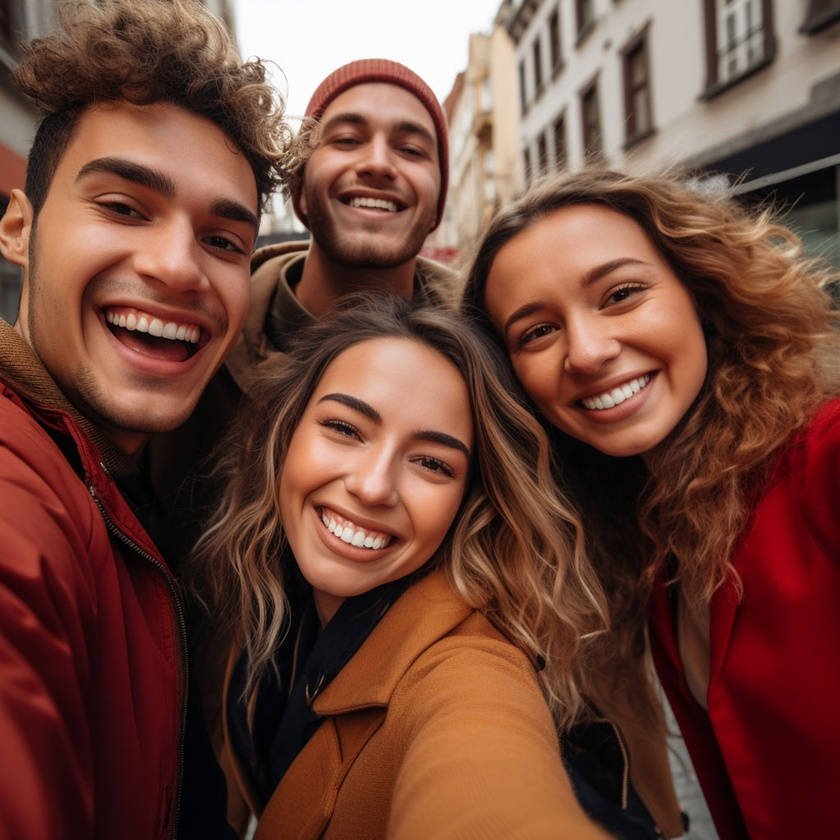
#> input picture FaceDetection/group.jpg, 840 x 840 px, shrunk from 1024 x 1024 before the run
$ python facedection.py
#> lines starting #> are read from the running program, lines starting #| are printed output that depends on the picture; after the words box and inside, x2 and y2 are one past the last pixel; in counts of white or black regions, pixels touching at a corner belong together


import cv2
# from google.colab.patches import cv2_imshow

#  pre-trained Haar cascade classifier from OpenCV
haar_cascade_path = './haarcascade_frontalface_default.xml'


face_cascade = cv2.CascadeClassifier(haar_cascade_path)

# Load the image
image_path = './group.jpg'  # Change to your image path
image = cv2.imread(image_path)
#> image is the input picture: shape (840, 840, 3); mean B, G, R 57.9, 70.2, 111.6

image = cv2.imread(image_path)

# Check if the image was loaded correctly
if image is None:
    print(f"Error: Unable to load image at path {image_path}")
else:
    # Convert the image to grayscale for channel 1
    gray = cv2.cvtColor(image, cv2.COLOR_BGR2GRAY)
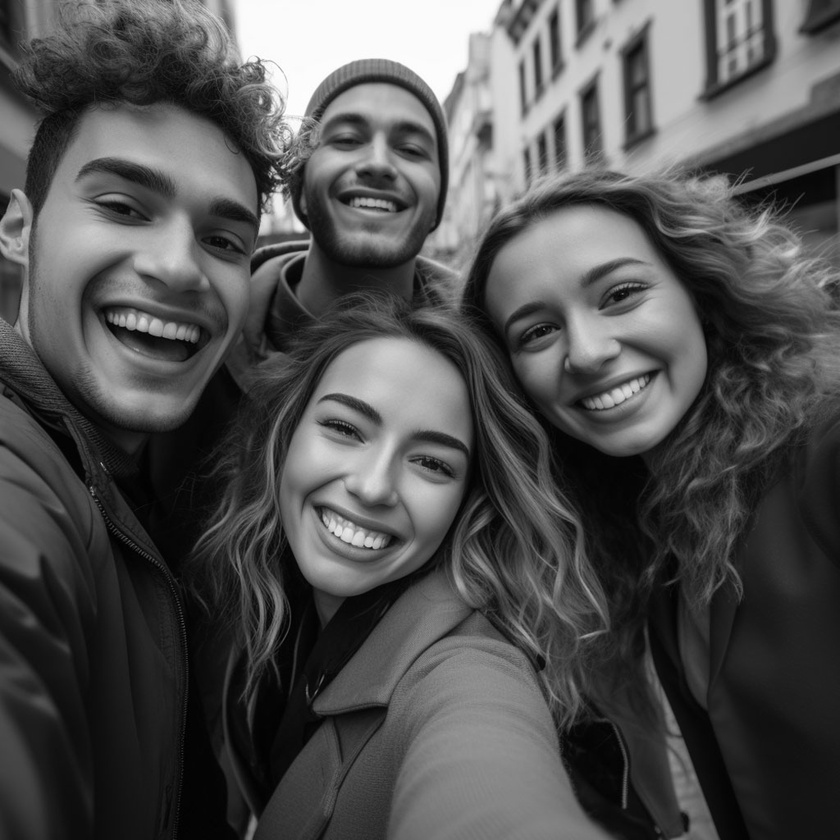
#> gray: shape (840, 840); min 0, max 255, mean 81.2

    # Detect faces in the image
    faces = face_cascade.detectMultiScale(
        gray,
        scaleFactor=1.1,
        minNeighbors=5,
        minSize=(30, 30),
        flags=cv2.CASCADE_SCALE_IMAGE
    )
#> faces = [[295, 75, 166, 166], [660, 434, 158, 158], [264, 349, 232, 232], [469, 212, 237, 237], [26, 102, 296, 296]]

    # Check if any faces are detected
    if len(faces) == 0:
        print("No faces detected.")
    else:
        print(f"Detected {len(faces)} faces.")
#| Detected 5 faces.
        # Draw bounding boxes around the detected faces
        for (x, y, w, h) in faces:
            cv2.rectangle(image, (x, y), (x + w, y + h), (127, 0, 255), 2)
#> this loop made 5 passes
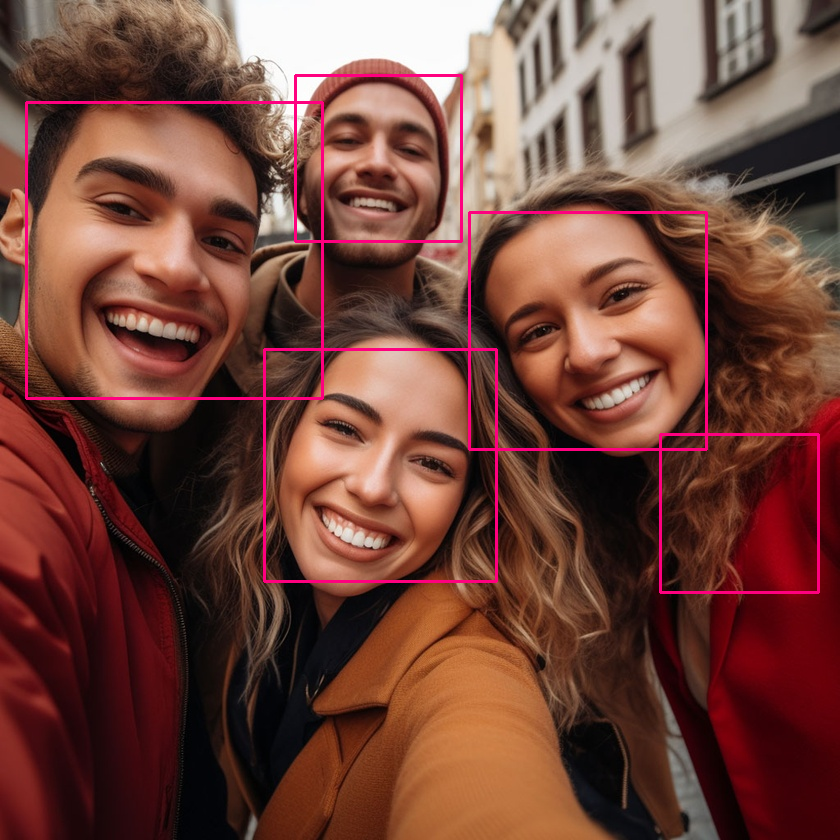
#> image: shape (840, 840, 3); 1.84% of pixels changed, all inside (x1, y1, x2, y2) = (25, 74, 820, 594)


        # Display the output image with detected faces
        cv2.imshow("face",image)
        cv2.waitKey(0)


cv2.destroyAllWindows()

$ run again, with FaceDetection/modi.jpg copied over FaceDetection/group.jpg
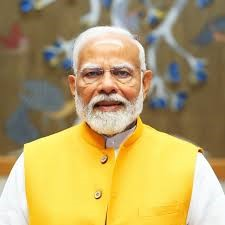
#> input picture FaceDetection/modi.jpg, 225 x 225 px
#> image is the input picture: shape (225, 225, 3); mean B, G, R 102.4, 159.5, 179.3
#> `gray = cv2.cvtColor(image, cv2.COLOR_BGR2GRAY)`:
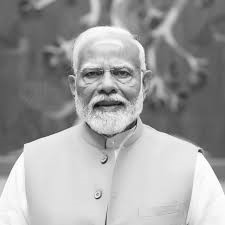
#> gray: shape (225, 225); min 11, max 255, mean 158.9
#> faces = [[65, 39, 86, 86]]
#| Detected 1 faces.
#> the loop `for (x, y, w, h) in faces:` made 1 pass
#> after the loop `for (x, y, w, h) in faces:`:
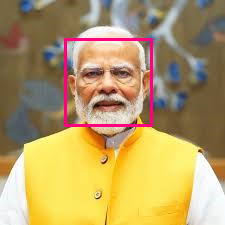
#> image: shape (225, 225, 3); 2.03% of pixels changed, all inside (x1, y1, x2, y2) = (64, 38, 153, 127)

$ run again, with FaceDetection/srk.jpg copied over FaceDetection/group.jpg
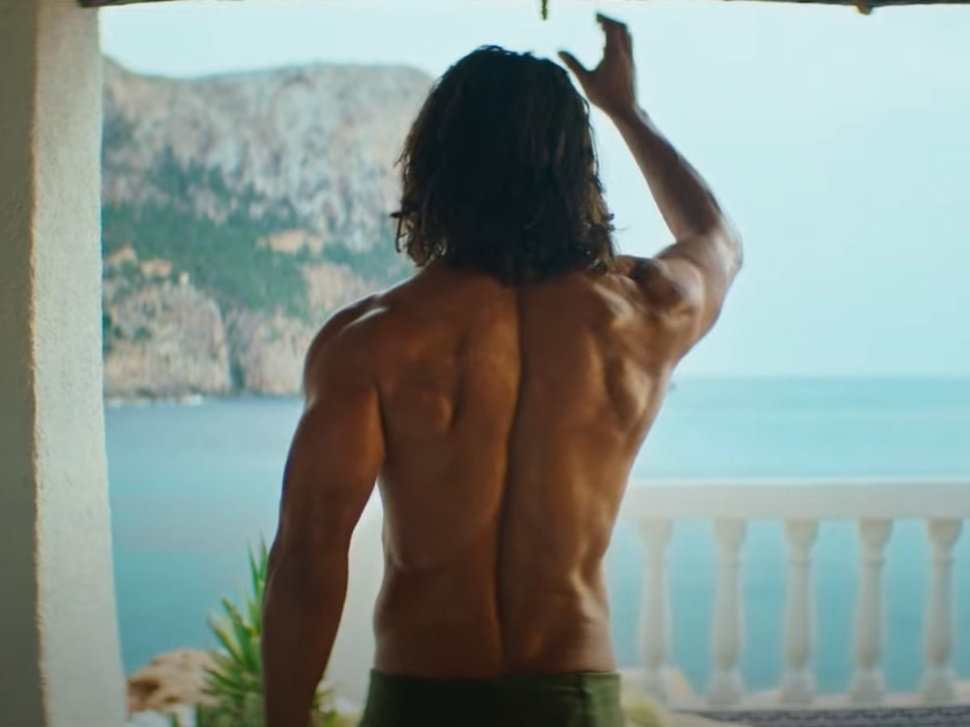
#> input picture FaceDetection/srk.jpg, 970 x 727 px, shrunk from 1200 x 900 before the run
#> image is the input picture: shape (727, 970, 3); mean B, G, R 140.4, 146.1, 132.5
#> `gray = cv2.cvtColor(image, cv2.COLOR_BGR2GRAY)`:
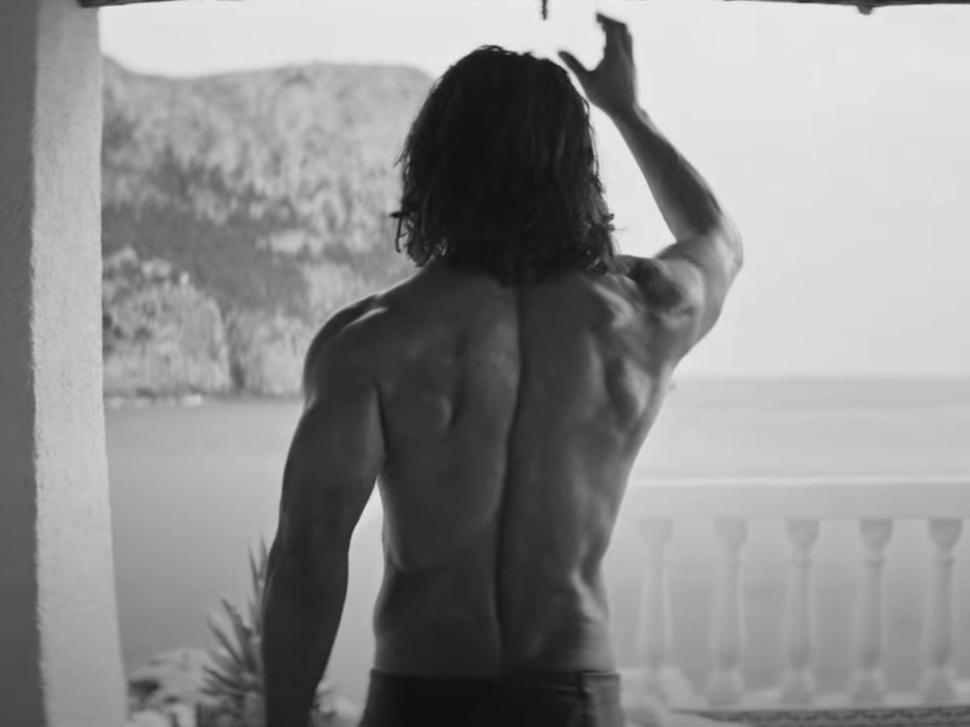
#> gray: shape (727, 970); min 15, max 238, mean 141.4
#> faces = ()
